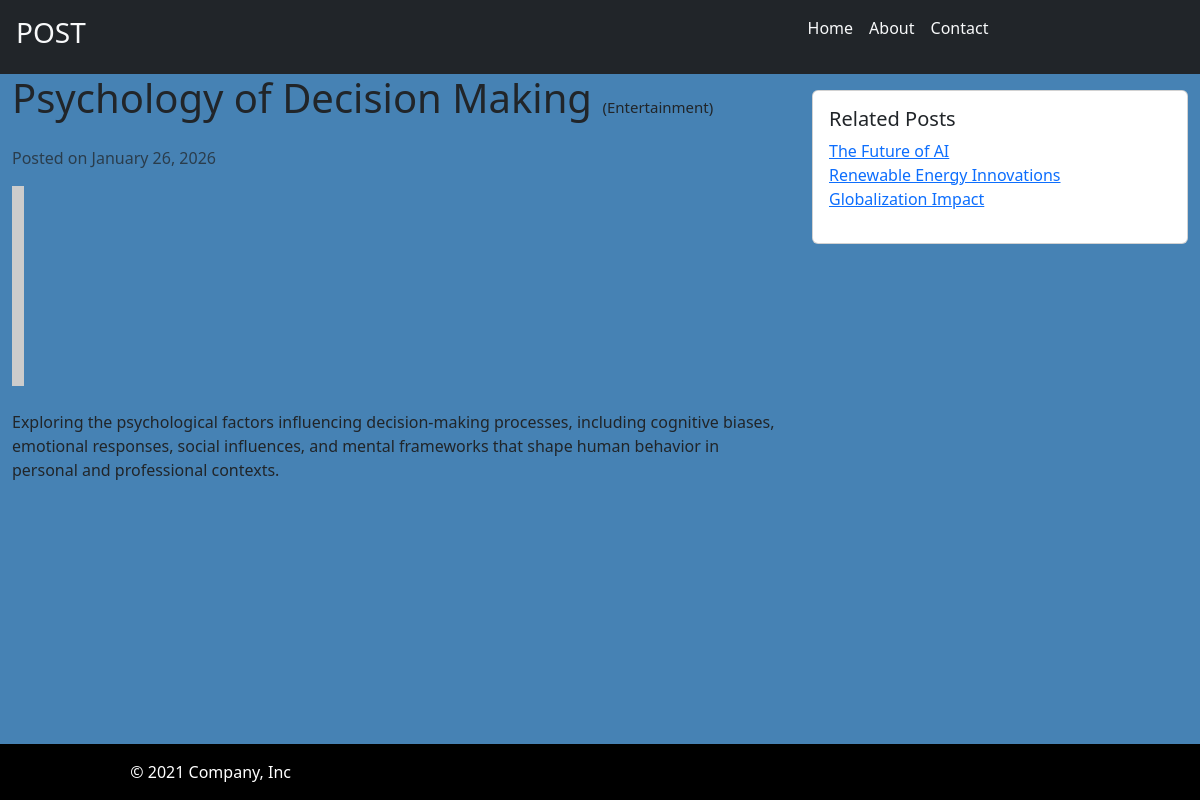
The page /myapp/detail/psychology-of-decision-making on the database its author committed.
### myapp/models.py (models this page shows, shortened)
class posts(models.Model):
    title = models.CharField(max_length=100)
    content = models.TextField()
    img_url = models.URLField(null=True)
    created_at = models.DateTimeField(auto_now_add=True)
    slug = models.SlugField()
    category = models.ForeignKey(Category, on_delete=models.CASCADE)

class Category(models.Model):
    name = models.CharField(max_length=100)
    def __str__(self):
        return self.name

### myapp/views.py (the view)
# urls.py: path('detail/<str:slug>', views.detail, name="Detail"),
def detail(request, slug):  #the parameter should be same as from the path(url)
    detail_title = 'Detail'
    try:
        post_item = posts.objects.get(slug=slug)
        related_posts = posts.objects.filter(category=post_item.category).exclude(pk=post_item.id)
    except posts.DoesNotExist:
        raise Http404("post does not exist")
    return render(request,'detail.html', {'posts':post_item, 'related_posts':related_posts})

### myapp/templates/detail.html (shortened to what this page needs)
{% extends 'base.html' %}
{% block content %}
    <div class="container-fluid ">
        <div class="row">
            <div class="col-lg-8">
              <h1 class="mb-4">{{ posts.title}} <small style="font-size: 15px;">({{ posts.category }})</small> </h1>
              <p class="text-muted">Posted on {{ posts.created_at|date:"F d, Y" }}</p>
              <img src="{{ posts.img_url }}" class="img-fluid mb-4" alt="Blog Image">
              <p>{{ posts.content }}</p>
            </div>
            <div class="col-lg-4">
              <div class="card mt-3">
                <div class="card-body">
                  <h5 class="card-title">Related Posts</h5>
                  <ul class="list-unstyled">
                    {% for related_post in related_posts %}
                    <li><a href="{% url "myapp:Detail" slug=related_post.slug %}">{{ related_post.title }}</a></li>
                    {% endfor %}
                  </ul>
                </div>
              </div>
            </div>
        </div>
    </div>
{% endblock %}

### myapp/static/style.css (style rules this page uses)
html, body { height: 100%; }
body { display: flex; flex-direction: column; }

### rows shown on the page
posts: title "Psychology of Decision Making", category "Entertainment", created_at "January 26, 2026", content "Exploring the psychological factors influencing decision-making processes, including cognitive biases, emotional responses, social influences, and mental frameworks that shape human behavior in personal and professional contexts."
posts: title "The Future of AI"
posts: title "Renewable Energy Innovations"
posts: title "Globalization Impact"
